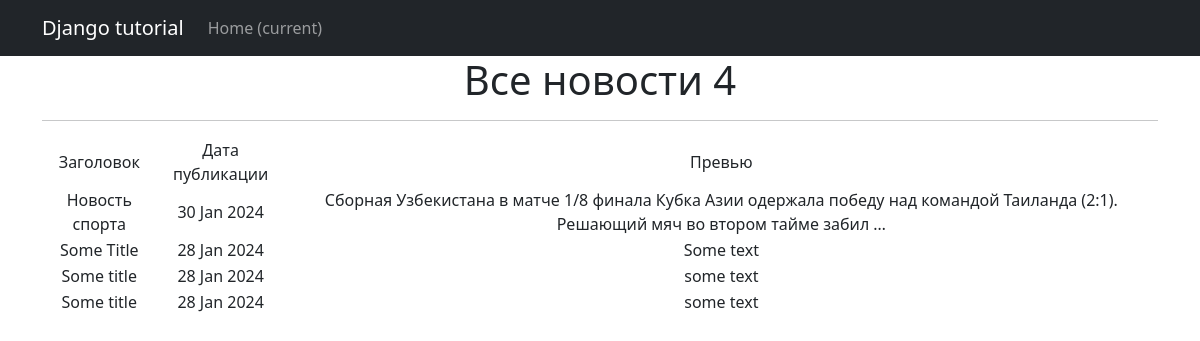
Page /news/ on the committed database.
### news/models.py (models this page shows, shortened)
class Post(models.Model):
	news = 'News'
	article = 'Article'
	POST_TYPES = [(news, 'Новость'),
				  (article, 'Статья')]
	author = models.ForeignKey(Author, on_delete=models.CASCADE)
	post_type = models.CharField(max_length=255, choices=POST_TYPES)
	date = models.DateTimeField(auto_now_add=True)
	categories = models.ManyToManyField(Category, through='PostCategory')
	title = models.CharField(max_length=255)
	text = models.TextField()
	rating = models.IntegerField(default=0)

### news/views.py (the view)
# urls.py: path('', NewsList.as_view()),
class NewsList(ListView):
	model = Post
	ordering = '-date'
	template_name = 'posts.html'
	context_object_name = 'posts'

### templates/posts.html (shortened to what this page needs)
{% extends 'flatpages/default.html' %}
{% block content %}
    <h1>Все новости {{ posts|length }}</h1>
    <hr>
    {% if posts %}
        <table>
            <tr>
                <td>Заголовок</td>
                <td>Дата публикации</td>
                <td>Превью</td>
            </tr>
            {% for post in posts %}
            <tr>
                <td>{{ post.title }}</td>
                <td>{{ post.date|date:'d M Y' }}</td>
                <td>{{ post.text|truncatewords:20 }}</td>
            </tr>
            {% endfor %}
        </table>
    {% else %}
        <h2>Товаров нет!</h2>
    {% endif %}
{% endblock content %}

### templates/flatpages/default.html (shortened to what this page needs)
<!DOCTYPE html>
<html lang="en">
    <head>
        {% load static %}
        <link href="{% static 'css/styles.css' %}" rel="stylesheet" />
    </head>
    <body>
        <nav class="navbar navbar-expand-lg navbar-dark bg-dark static-top">
           <div class="container">
               <a class="navbar-brand" href="#">Django tutorial</a>
               <div class="collapse navbar-collapse" id="navbarResponsive">
                   <ul class="navbar-nav ml-auto">
                       <li class="nav-item active">
                           <a class="nav-link" href="#">Home
                               <span class="sr-only">(current)</span>
                           </a>
                       </li>
                   </ul>
               </div>
           </div>
        </nav>
        <div class="container">
           <div class="row">
               <div class="col-lg-12 text-center">
                   {% block content %}{% endblock content %}
               </div>
           </div>
        </div>
    </body>
</html>

### rows in the picture
Post: title "Новость спорта", date "30 Jan 2024", text "Сборная Узбекистана в матче 1/8 финала Кубка Азии одержала победу над командой Таиланда (2:1). Решающий мяч во втором тайме забил …"
Post: title "Some Title", date "28 Jan 2024", text "Some text"
Post: title "Some title", date "28 Jan 2024", text "some text"
Post: title "Some title", date "28 Jan 2024", text "some text"

### other values in the picture
{{ posts|length }} "4"
